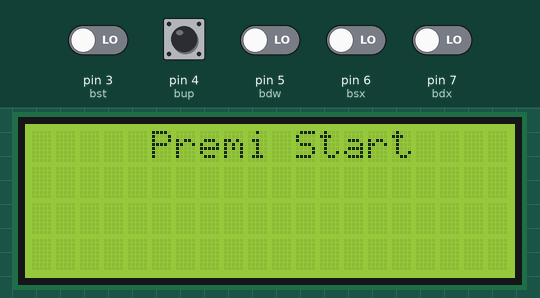
Recording of a sketch running on a simulated Arduino Uno, built with avr-gcc and run on an emulated ATmega328P. Parts: 20×4 character LCD. Inputs (shaded band) come from the test bench; at power-on: pin 3 (bst), pin 4 (bup), pin 5 (bdw), pin 6 (bsx), pin 7 (bdx) LOW. Random numbers use the default seed unless the sketch sets one.

Above: at 1.2 s.
1.3 s: pin 3 (bst) driven HIGH
At 1.46 s:
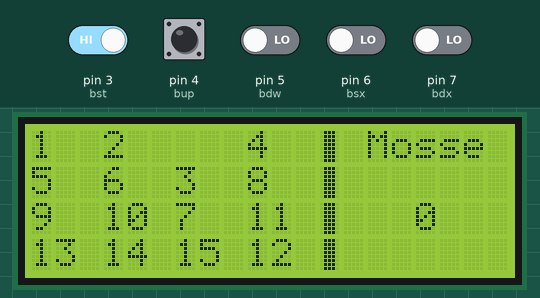
4.2 s: pin 4 (bup) pulled HIGH for 1 s
At 4.54 s:
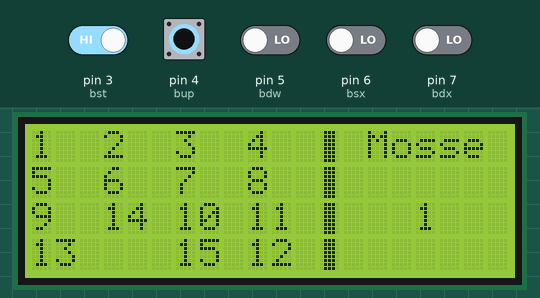
7.6 s: pin 5 (bdw) driven HIGH
At 8.62 s:
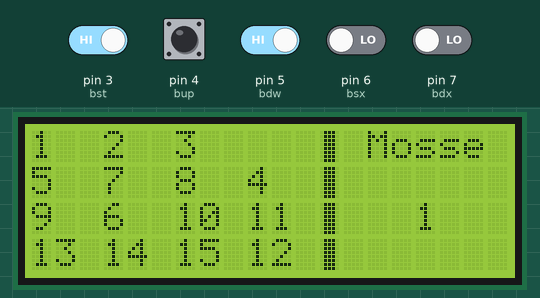
10.0 s: pin 6 (bsx) driven HIGH
At 10.32 s:
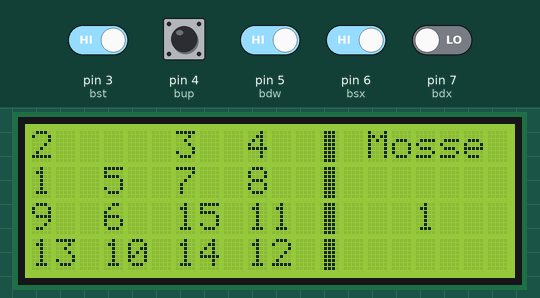
11.7 s: pin 7 (bdx) driven HIGH
At 12.05 s:
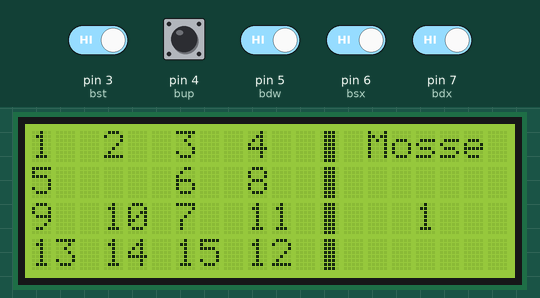
13.4 s: pin 3 (bst) driven LOW
At 14.3 s:
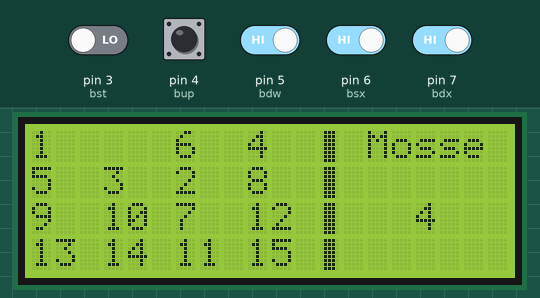
Timing chart, 0 to 16.4 s (numbered marks = the images above; inputs shaded):
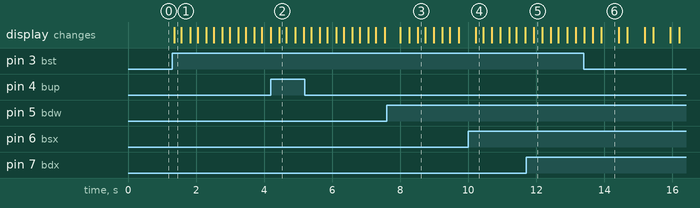

Measured:
- after the input at 1.3 s, the display: changes after 0.06 s (image 1)
- what the display in image 6 shows lasts 0.5 s, from 13.9 s to 14.4 s

The sketch:

15-Arduino.ino
```cpp
#include <Wire.h>
#include <LCD.h>
#include <LiquidCrystal_I2C.h>

LiquidCrystal_I2C  lcd(0x27,2,1,0,4,5,6,7);

//button
int bst = 3;
int bup = 4;
int bdw = 5;
int bsx = 6;
int bdx = 7;

bool start = false;

byte divisorio[8] = {
  B01110,
  B01110,
  B01110,
  B01110,
  B01110,
  B01110,
  B01110,
  B01110,
};

void printlcd(int c1, int c2, String text){
  lcd.setCursor(c1,c2);
  lcd.print(text);
}

void printbyte(int c1, int c2, int c3){
    lcd.setCursor(c1,c2);
    lcd.write(byte(c3));
}

void TopStructure(String text){
  int cursore = ((20/2) - (text.length()/2));
  printlcd(cursore,0,text);
}

void setup() {
  lcd.begin (20,4);
  lcd.setBacklightPin(3,POSITIVE);
  lcd.setBacklight(HIGH);
  lcd.createChar(0, divisorio);
  pinMode(bst, INPUT);
  pinMode(bup, INPUT);
  pinMode(bdw, INPUT);
  pinMode(bsx, INPUT);
  pinMode(bdx, INPUT);
  TopStructure("Premi Start");
  randomSeed(analogRead(0));
}

int matrix[4][4]= {
  {1, 2, 3, 4},
  {5, 6, 7, 8},
  {9, 10, 11, 12},
  {13, 14, 15, 0}
};

int x = 3;
int y = 3;
int ponte;
int mosse = 0;

void loop() {
  if(digitalRead(bst) == HIGH){
    lcd.clear();
    if(start){
      TopStructure("Premi Start");
      start = false;
    }else{
      genMatrix();
      mosse = 0;
      printMatrix();
      start = true;
    }
    delay(200);
  }
  if(digitalRead(bup) == HIGH && start){
    dw();
    printMatrix();
    delay(200);
  }
  if(digitalRead(bdx) == HIGH && start){
    sx();
    printMatrix();
    delay(200);
  }
  if(digitalRead(bdw) == HIGH && start){
    up();
    printMatrix();
    delay(200);
  }
  if(digitalRead(bsx) == HIGH && start){
    dx();
    printMatrix();
    delay(200);
  }
}

void checkvittoria(){
  bool check = false;
  if(matrix[0][0] == 1 && matrix[0][1] == 2 && matrix[0][2] == 3 && matrix[0][3] == 4){
    if(matrix[1][0] == 5 && matrix[1][1] == 6 && matrix[1][2] == 7 && matrix[1][3] == 8){
      if(matrix[2][0] == 9 && matrix[2][1] == 10 && matrix[2][2] == 11 && matrix[2][3] == 12){
        if(matrix[3][0] == 13 && matrix[3][1] == 14 && matrix[3][2] == 15 && matrix[3][3] == 0){
          start = false;
          lcd.clear();
          TopStructure("Hai vinto!");
        }
      }
    }
  }
}

void grafica(){
  printlcd(14,0, "Mosse");
  printlcd(16,2, String(mosse));
  printbyte(12, 0, 0);
  printbyte(12, 1, 0);
  printbyte(12, 2, 0);
  printbyte(12, 3, 0);
}

void printMatrix(){
  lcd.clear();
  int c = 0;
  grafica();
  for(int i = 0; i < 4; i++){
    for(int j = 0; j < 4; j++){
      if(matrix[i][j] == 0){
        printlcd(c + j, i, " ");
      }else{
        printlcd(c + j, i, String(matrix[i][j]));
      }
      c += 2;
    }
    c = 0;
  }
  //delay(200);
  checkvittoria();
}

void resetMatrix(){
  int c = 1;
  for(int i = 0; i < 4; i++){
    for(int j = 0; j < 4; j++){
      matrix[i][j] = c;
      c++;
    }
  }
  matrix[3][3] = 0;
  x = 3;
  y = 3;
}

void genMatrix(){
  resetMatrix();
  int ponte;
  int rnd = random(1, 5);
  for(int i = 0; i < 15; i++){
    switch(rnd){
      case 1:
        up();
        break;
      case 2:
        dx();
        break;
      case 3:
        dw();
        break;
      case 4:
        sx();
        break;
    }
    rnd = random(1, 5);
  }
}

void up(){
  if(y <= 3 && y > 0){
    ponte = matrix[y-1][x];
    matrix[y-1][x] = 0;
    matrix[y][x] = ponte;
    y--;
    mosse++;
  }
}
void dx(){
  if(x < 3 && x >= 0){
    ponte = matrix[y][x+1];
    matrix[y][x+1] = 0;
    matrix[y][x] = ponte;
    x++;
    mosse++;
  }
}
void dw(){
  if(y < 3 && y >= 0){
    ponte = matrix[y+1][x];
    matrix[y+1][x] = 0;
    matrix[y][x] = ponte;
    y++;
    mosse++;
  }
}
void sx(){
  if(x <= 3 && x > 0){
    ponte = matrix[y][x-1];
    matrix[y][x-1] = 0;
    matrix[y][x] = ponte;
    x--;
    mosse++;
  }
}
```
